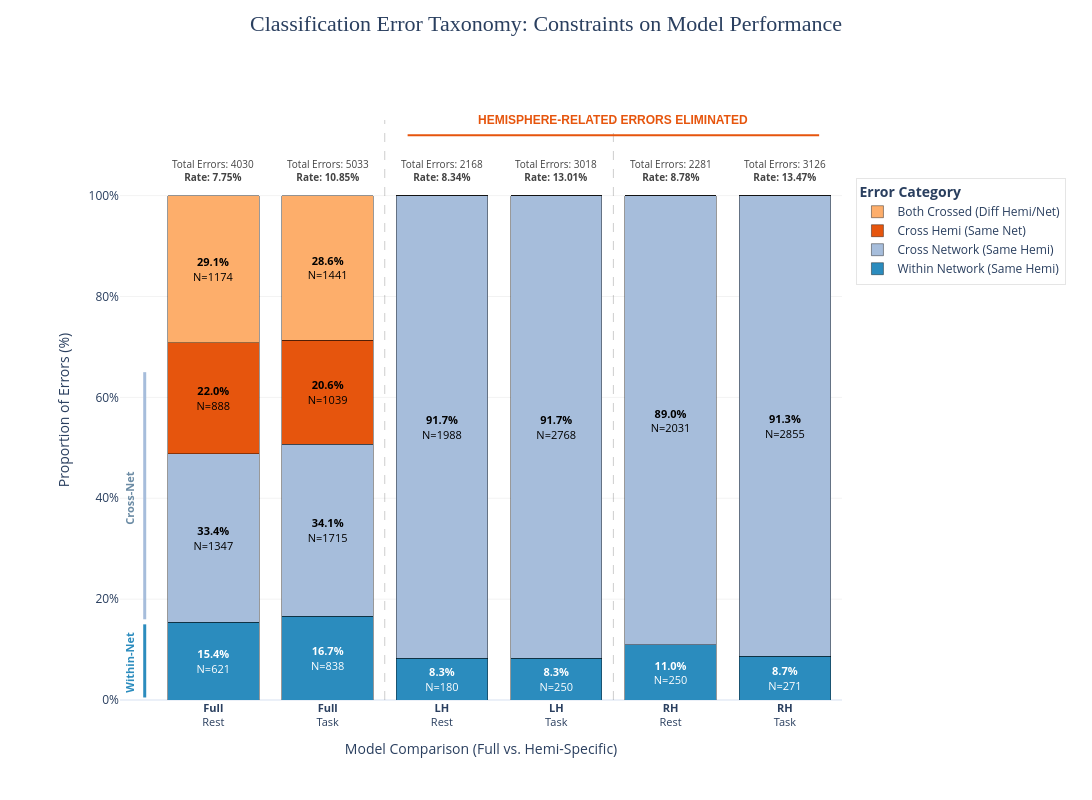

Write notebook code for a chart like this one.
### Code cell
import plotly.graph_objects as go
import numpy as np
import pandas as pd

def plot_error_taxonomy_publication(error_df):
    # 1. Prepare Data
    x_labels = [f"<b>{row['Model']}</b><br>{row['Data']}" for _, row in error_df.iterrows()]
    
    # Categories ordered for logical stacking (bottom to top)
    categories = [
        ('Within_Network', 'Within Network (Same Hemi)', '#2b8cbe'),  # Dark Blue
        ('Cross_Network', 'Cross Network (Same Hemi)', '#a6bddb'),   # Light Blue
        ('Cross_Hemi', 'Cross Hemi (Same Net)', '#e6550d'),         # Dark Orange
        ('Both_Crossed', 'Both Crossed (Diff Hemi/Net)', '#fdae6b')  # Light Orange
    ]

    fig = go.Figure()

    # 2. Add Stacked Bar Traces
    for col, label, color in categories:
        # Calculate percentages
        pcts = (error_df[col] / error_df['Total_Errors'] * 100)
        
        fig.add_trace(go.Bar(
            name=label,
            x=x_labels,
            y=pcts,
            marker_color=color,
            marker_line=dict(color='rgba(0,0,0,0.5)', width=0.8),
            # Precise labeling: % and raw N
            text=[f"<b>{p:.1f}%</b><br>N={int(c)}" if p > 6 else "" 
                  for p, c in zip(pcts, error_df[col])],
            textposition='inside',
            insidetextanchor='middle',
            textfont=dict(size=11, color='white' if col == 'Within_Network' else 'black'),
            hovertemplate="<b>%{x}</b><br>%{y:.1f}% of total errors<extra></extra>"
        ))

    # 3. Add Model Statistics (positioned at the top of the 100% bar)
    for i, (_, row) in enumerate(error_df.iterrows()):
        fig.add_annotation(
            x=x_labels[i], y=100,
            text=f"Total Errors: {int(row['Total_Errors'])}<br><b>Rate: {row['Error_Rate']:.2%}</b>",
            showarrow=False, font=dict(size=10, color="#444"), align="center", 
            yshift=10, yanchor="bottom"
        )

    # 4. NETWORK-LEVEL ANNOTATIONS (LEFT BRACKET)
    fig.add_shape(type="line", x0=-0.6, y0=0.5, x1=-0.6, y1=15, line=dict(color="#2b8cbe", width=3))
    fig.add_annotation(x=-0.65, y=7.5, text="<b>Within-Net</b>", textangle=-90, showarrow=False, 
                       font=dict(color="#2b8cbe", size=11), xanchor="right")
    
    fig.add_shape(type="line", x0=-0.6, y0=16, x1=-0.6, y1=65, line=dict(color="#a6bddb", width=3))
    fig.add_annotation(x=-0.65, y=40, text="<b>Cross-Net</b>", textangle=-90, showarrow=False, 
                       font=dict(color="#6b8ba4", size=11), xanchor="right")

    # 5. HEMISPHERE ELIMINATION ANNOTATION (REPOSITIONED TO FIT WITHIN 100%)
    fig.add_vline(x=1.5, line_dash="dash", line_color="rgba(0,0,0,0.2)", line_width=1)
    fig.add_vline(x=3.5, line_dash="dash", line_color="rgba(0,0,0,0.2)", line_width=1)

    # Lowered the line and text to y=92-95 to keep them visible inside the 100% range
    fig.add_shape(
        type="line", x0=1.7, y0=112, x1=5.3, y1=112,
        line=dict(color="#e6550d", width=2)
    )
    fig.add_annotation(
        x=3.5, y=115,
        text="<b>HEMISPHERE-RELATED ERRORS ELIMINATED</b>",
        showarrow=False,
        font=dict(size=12, color="#e6550d", family="Arial"),
    )

    # 6. Global Layout
    fig.update_layout(
        title=dict(
            text="Classification Error Taxonomy: Constraints on Model Performance",
            font=dict(size=22, family="Arial Black"), x=0.5, y=0.98
        ),
        barmode='stack',
        yaxis=dict(
            title="Proportion of Errors (%)", 
            range=[0, 115], # Set to 115 to provide headroom for the "Total Error" labels
            tickvals=[0, 20, 40, 60, 80, 100],
            ticktext=["0%", "20%", "40%", "60%", "80%", "100%"],
            tickfont=dict(size=12),
            gridcolor='rgba(0,0,0,0.05)'
        ),
        xaxis=dict(title="Model Comparison (Full vs. Hemi-Specific)", tickfont=dict(size=11)),
        legend=dict(
            title="<b>Error Category</b>", 
            orientation="v", 
            yanchor="top", y=0.9, 
            xanchor="left", x=1.02,
            bordercolor="rgba(0,0,0,0.1)", borderwidth=1
        ),
        template="plotly_white",
        width=1300, height=800,
        margin=dict(t=120, b=100, l=120, r=250)
    )

    return fig

# Example usage:
fig = plot_error_taxonomy_publication(error_df)
fig.show()

### Figure 1 — Plotly figure (JSON) as saved in the notebook; plotly's stock layout.template omitted (floating-point values rounded to 4 significant figures)
{"data": [{"hovertemplate": "<b>%{x}</b><br>%{y:.1f}% of total errors<extra></extra>", "insidetextanchor": "middle", "marker": {"color": "#2b8cbe", "line": {"color": "rgba(0,0,0,0.5)", "width": 0.8}}, "name": "Within Network (Same Hemi)", "text": ["<b>15.4%</b><br>N=621", "<b>16.7%</b><br>N=838", "<b>8.3%</b><br>N=180", "<b>8.3%</b><br>N=250", "<b>11.0%</b><br>N=250", "<b>8.7%</b><br>N=271"], "textfont": {"color": "white", "size": 11}, "textposition": "inside", "type": "bar", "x": ["<b>Full</b><br>Rest", "<b>Full</b><br>Task", "<b>LH</b><br>Rest", "<b>LH</b><br>Task", "<b>RH</b><br>Rest", "<b>RH</b><br>Task"], "y": [15.41, 16.65, 8.303, 8.284, 10.96, 8.669]}, {"hovertemplate": "<b>%{x}</b><br>%{y:.1f}% of total errors<extra></extra>", "insidetextanchor": "middle", "marker": {"color": "#a6bddb", "line": {"color": "rgba(0,0,0,0.5)", "width": 0.8}}, "name": "Cross Network (Same Hemi)", "text": ["<b>33.4%</b><br>N=1347", "<b>34.1%</b><br>N=1715", "<b>91.7%</b><br>N=1988", "<b>91.7%</b><br>N=2768", "<b>89.0%</b><br>N=2031", "<b>91.3%</b><br>N=2855"], "textfont": {"color": "black", "size": 11}, "textposition": "inside", "type": "bar", "x": ["<b>Full</b><br>Rest", "<b>Full</b><br>Task", "<b>LH</b><br>Rest", "<b>LH</b><br>Task", "<b>RH</b><br>Rest", "<b>RH</b><br>Task"], "y": [33.42, 34.08, 91.7, 91.72, 89.04, 91.33]}, {"hovertemplate": "<b>%{x}</b><br>%{y:.1f}% of total errors<extra></extra>", "insidetextanchor": "middle", "marker": {"color": "#e6550d", "line": {"color": "rgba(0,0,0,0.5)", "width": 0.8}}, "name": "Cross Hemi (Same Net)", "text": ["<b>22.0%</b><br>N=888", "<b>20.6%</b><br>N=1039", "", "", "", ""], "textfont": {"color": "black", "size": 11}, "textposition": "inside", "type": "bar", "x": ["<b>Full</b><br>Rest", "<b>Full</b><br>Task", "<b>LH</b><br>Rest", "<b>LH</b><br>Task", "<b>RH</b><br>Rest", "<b>RH</b><br>Task"], "y": [22.03, 20.64, 0.0, 0.0, 0.0, 0.0]}, {"hovertemplate": "<b>%{x}</b><br>%{y:.1f}% of total errors<extra></extra>", "insidetextanchor": "middle", "marker": {"color": "#fdae6b", "line": {"color": "rgba(0,0,0,0.5)", "width": 0.8}}, "name": "Both Crossed (Diff Hemi/Net)", "text": ["<b>29.1%</b><br>N=1174", "<b>28.6%</b><br>N=1441", "", "", "", ""], "textfont": {"color": "black", "size": 11}, "textposition": "inside", "type": "bar", "x": ["<b>Full</b><br>Rest", "<b>Full</b><br>Task", "<b>LH</b><br>Rest", "<b>LH</b><br>Task", "<b>RH</b><br>Rest", "<b>RH</b><br>Task"], "y": [29.13, 28.63, 0.0, 0.0, 0.0, 0.0]}], "layout": {"annotations": [{"align": "center", "font": {"color": "#444", "size": 10}, "showarrow": false, "text": "Total Errors: 4030<br><b>Rate: 7.75%</b>", "x": "<b>Full</b><br>Rest", "y": 100, "yanchor": "bottom", "yshift": 10}, {"align": "center", "font": {"color": "#444", "size": 10}, "showarrow": false, "text": "Total Errors: 5033<br><b>Rate: 10.85%</b>", "x": "<b>Full</b><br>Task", "y": 100, "yanchor": "bottom", "yshift": 10}, {"align": "center", "font": {"color": "#444", "size": 10}, "showarrow": false, "text": "Total Errors: 2168<br><b>Rate: 8.34%</b>", "x": "<b>LH</b><br>Rest", "y": 100, "yanchor": "bottom", "yshift": 10}, {"align": "center", "font": {"color": "#444", "size": 10}, "showarrow": false, "text": "Total Errors: 3018<br><b>Rate: 13.01%</b>", "x": "<b>LH</b><br>Task", "y": 100, "yanchor": "bottom", "yshift": 10}, {"align": "center", "font": {"color": "#444", "size": 10}, "showarrow": false, "text": "Total Errors: 2281<br><b>Rate: 8.78%</b>", "x": "<b>RH</b><br>Rest", "y": 100, "yanchor": "bottom", "yshift": 10}, {"align": "center", "font": {"color": "#444", "size": 10}, "showarrow": false, "text": "Total Errors: 3126<br><b>Rate: 13.47%</b>", "x": "<b>RH</b><br>Task", "y": 100, "yanchor": "bottom", "yshift": 10}, {"font": {"color": "#2b8cbe", "size": 11}, "showarrow": false, "text": "<b>Within-Net</b>", "textangle": -90, "x": -0.65, "xanchor": "right", "y": 7.5}, {"font": {"color": "#6b8ba4", "size": 11}, "showarrow": false, "text": "<b>Cross-Net</b>", "textangle": -90, "x": -0.65, "xanchor": "right", "y": 40}, {"font": {"color": "#e6550d", "family": "Arial", "size": 12}, "showarrow": false, "text": "<b>HEMISPHERE-RELATED ERRORS ELIMINATED</b>", "x": 3.5, "y": 115}], "barmode": "stack", "height": 800, "legend": {"bordercolor": "rgba(0,0,0,0.1)", "borderwidth": 1, "orientation": "v", "title": {"text": "<b>Error Category</b>"}, "x": 1.02, "xanchor": "left", "y": 0.9, "yanchor": "top"}, "margin": {"b": 100, "l": 120, "r": 250, "t": 120}, "shapes": [{"line": {"color": "#2b8cbe", "width": 3}, "type": "line", "x0": -0.6, "x1": -0.6, "y0": 0.5, "y1": 15}, {"line": {"color": "#a6bddb", "width": 3}, "type": "line", "x0": -0.6, "x1": -0.6, "y0": 16, "y1": 65}, {"line": {"color": "rgba(0,0,0,0.2)", "dash": "dash", "width": 1}, "type": "line", "x0": 1.5, "x1": 1.5, "xref": "x", "y0": 0, "y1": 1, "yref": "y domain"}, {"line": {"color": "rgba(0,0,0,0.2)", "dash": "dash", "width": 1}, "type": "line", "x0": 3.5, "x1": 3.5, "xref": "x", "y0": 0, "y1": 1, "yref": "y domain"}, {"line": {"color": "#e6550d", "width": 2}, "type": "line", "x0": 1.7, "x1": 5.3, "y0": 112, "y1": 112}], "title": {"font": {"family": "Arial Black", "size": 22}, "text": "Classification Error Taxonomy: Constraints on Model Performance", "x": 0.5, "y": 0.98}, "width": 1300, "xaxis": {"tickfont": {"size": 11}, "title": {"text": "Model Comparison (Full vs. Hemi-Specific)"}}, "yaxis": {"gridcolor": "rgba(0,0,0,0.05)", "range": [0, 115], "tickfont": {"size": 12}, "ticktext": ["0%", "20%", "40%", "60%", "80%", "100%"], "tickvals": [0, 20, 40, 60, 80, 100], "title": {"text": "Proportion of Errors (%)"}}}}
